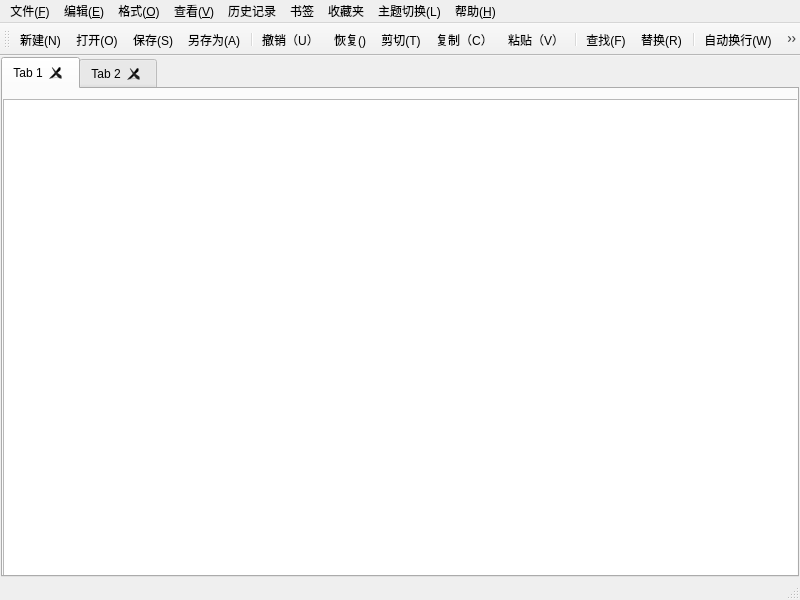
<?xml version="1.0" encoding="UTF-8"?>
<ui version="4.0">
 <class>MainWindow</class>
 <widget class="QMainWindow" name="MainWindow">
  <property name="geometry">
   <rect>
    <x>0</x>
    <y>0</y>
    <width>800</width>
    <height>600</height>
   </rect>
  </property>
  <property name="windowTitle">
   <string>MainWindow</string>
  </property>
  <widget class="QWidget" name="centralwidget">
   <layout class="QVBoxLayout" name="verticalLayout">
    <property name="spacing">
     <number>0</number>
    </property>
    <property name="leftMargin">
     <number>1</number>
    </property>
    <property name="topMargin">
     <number>1</number>
    </property>
    <property name="rightMargin">
     <number>1</number>
    </property>
    <property name="bottomMargin">
     <number>1</number>
    </property>
    <item>
     <widget class="QTabWidget" name="tabWidget">
      <property name="currentIndex">
       <number>0</number>
      </property>
      <property name="usesScrollButtons">
       <bool>true</bool>
      </property>
      <property name="tabsClosable">
       <bool>true</bool>
      </property>
      <property name="movable">
       <bool>false</bool>
      </property>
      <widget class="QWidget" name="tab">
       <attribute name="title">
        <string>Tab 1</string>
       </attribute>
       <widget class="CodeEditor" name="textEdit">
        <property name="geometry">
         <rect>
          <x>0</x>
          <y>10</y>
          <width>798</width>
          <height>491</height>
         </rect>
        </property>
        <property name="plainText">
         <string/>
        </property>
       </widget>
      </widget>
      <widget class="QWidget" name="tab_2">
       <attribute name="title">
        <string>Tab 2</string>
       </attribute>
      </widget>
     </widget>
    </item>
   </layout>
  </widget>
  <widget class="QMenuBar" name="menubar">
   <property name="geometry">
    <rect>
     <x>0</x>
     <y>0</y>
     <width>800</width>
     <height>18</height>
    </rect>
   </property>
   <widget class="QMenu" name="menu">
    <property name="title">
     <string>文件(&amp;F)</string>
    </property>
    <addaction name="actionNew"/>
    <addaction name="actionOpen"/>
    <addaction name="actionSave"/>
    <addaction name="actionSaveAs"/>
    <addaction name="action_Exit"/>
   </widget>
   <widget class="QMenu" name="menu_E">
    <property name="title">
     <string>编辑(&amp;E)</string>
    </property>
    <addaction name="action_Exit"/>
    <addaction name="actionUndo"/>
    <addaction name="actionCut"/>
    <addaction name="actionCopy"/>
    <addaction name="actionPaste"/>
    <addaction name="separator"/>
    <addaction name="actionFind"/>
    <addaction name="actionReplace"/>
    <addaction name="separator"/>
    <addaction name="actionSelectAll"/>
   </widget>
   <widget class="QMenu" name="menu_O">
    <property name="title">
     <string>格式(&amp;O)</string>
    </property>
    <addaction name="actionFont"/>
    <addaction name="actionFontColor"/>
    <addaction name="actionFontBackgroundColor"/>
    <addaction name="actionBackgroundColor"/>
    <addaction name="actionWrap"/>
   </widget>
   <widget class="QMenu" name="menu_V">
    <property name="title">
     <string>查看(&amp;V)</string>
    </property>
    <addaction name="actionToolbar"/>
    <addaction name="actionStatusBar"/>
   </widget>
   <widget class="QMenu" name="menu_H">
    <property name="title">
     <string>帮助(&amp;H)</string>
    </property>
    <addaction name="actionAbout"/>
   </widget>
   <widget class="QMenu" name="menu_2">
    <property name="tearOffEnabled">
     <bool>false</bool>
    </property>
    <property name="title">
     <string>主题切换(L)</string>
    </property>
    <property name="separatorsCollapsible">
     <bool>false</bool>
    </property>
    <property name="toolTipsVisible">
     <bool>false</bool>
    </property>
    <addaction name="actionDark"/>
    <addaction name="actionLight"/>
   </widget>
   <widget class="QMenu" name="recentFilesMenu">
    <property name="title">
     <string>历史记录</string>
    </property>
    <addaction name="actionclear"/>
   </widget>
   <widget class="QMenu" name="bookmarkmenu">
    <property name="title">
     <string>书签</string>
    </property>
    <addaction name="add"/>
    <addaction name="gotobookmark"/>
    <addaction name="remove"/>
    <addaction name="removeall"/>
   </widget>
   <widget class="QMenu" name="favorites">
    <property name="title">
     <string>收藏夹</string>
    </property>
    <addaction name="actionadd"/>
    <addaction name="actionremove"/>
    <addaction name="actionopen"/>
    <addaction name="actionremoveall"/>
   </widget>
   <addaction name="menu"/>
   <addaction name="menu_E"/>
   <addaction name="menu_O"/>
   <addaction name="menu_V"/>
   <addaction name="recentFilesMenu"/>
   <addaction name="bookmarkmenu"/>
   <addaction name="favorites"/>
   <addaction name="menu_2"/>
   <addaction name="menu_H"/>
  </widget>
  <widget class="QStatusBar" name="statusbar"/>
  <widget class="QToolBar" name="toolBar">
   <property name="windowTitle">
    <string>toolBar_2</string>
   </property>
   <attribute name="toolBarArea">
    <enum>TopToolBarArea</enum>
   </attribute>
   <attribute name="toolBarBreak">
    <bool>false</bool>
   </attribute>
   <addaction name="actionNew"/>
   <addaction name="actionOpen"/>
   <addaction name="actionSave"/>
   <addaction name="actionSaveAs"/>
   <addaction name="separator"/>
   <addaction name="actionUndo"/>
   <addaction name="actionRedo"/>
   <addaction name="actionCut"/>
   <addaction name="actionCopy"/>
   <addaction name="actionPaste"/>
   <addaction name="separator"/>
   <addaction name="actionFind"/>
   <addaction name="actionReplace"/>
   <addaction name="separator"/>
   <addaction name="actionWrap"/>
   <addaction name="separator"/>
   <addaction name="actionFont"/>
   <addaction name="actionToolbar"/>
   <addaction name="actionStatusBar"/>
  </widget>
  <action name="actionNew">
   <property name="icon">
    <iconset resource="image.qrc">
     <normaloff>:/image/new.png</normaloff>:/image/new.png</iconset>
   </property>
   <property name="text">
    <string>新建(&amp;N)</string>
   </property>
   <property name="toolTip">
    <string>新建</string>
   </property>
   <property name="shortcut">
    <string>Ctrl+N</string>
   </property>
   <property name="menuRole">
    <enum>QAction::MenuRole::NoRole</enum>
   </property>
  </action>
  <action name="actionOpen">
   <property name="icon">
    <iconset>
     <normaloff>:/image/open.png</normaloff>:/image/open.png</iconset>
   </property>
   <property name="text">
    <string>打开(&amp;O)</string>
   </property>
   <property name="toolTip">
    <string>打开</string>
   </property>
   <property name="shortcut">
    <string>Ctrl+O</string>
   </property>
   <property name="menuRole">
    <enum>QAction::MenuRole::NoRole</enum>
   </property>
  </action>
  <action name="actionSave">
   <property name="icon">
    <iconset resource="image.qrc">
     <normaloff>:/image/save.png</normaloff>:/image/save.png</iconset>
   </property>
   <property name="text">
    <string>保存(&amp;S)</string>
   </property>
   <property name="toolTip">
    <string>保存</string>
   </property>
   <property name="shortcut">
    <string>Ctrl+S</string>
   </property>
   <property name="menuRole">
    <enum>QAction::MenuRole::NoRole</enum>
   </property>
  </action>
  <action name="actionSaveAs">
   <property name="icon">
    <iconset resource="image.qrc">
     <normaloff>:/image/saveas.png</normaloff>:/image/saveas.png</iconset>
   </property>
   <property name="text">
    <string>另存为(&amp;A)</string>
   </property>
   <property name="menuRole">
    <enum>QAction::MenuRole::NoRole</enum>
   </property>
  </action>
  <action name="action_Exit">
   <property name="icon">
    <iconset theme="QIcon::ThemeIcon::ApplicationExit"/>
   </property>
   <property name="text">
    <string>退出(&amp;X)</string>
   </property>
   <property name="toolTip">
    <string>退出</string>
   </property>
   <property name="menuRole">
    <enum>QAction::MenuRole::NoRole</enum>
   </property>
  </action>
  <action name="actionUndo">
   <property name="icon">
    <iconset resource="image.qrc">
     <normaloff>:/image/chexiao.png</normaloff>:/image/chexiao.png</iconset>
   </property>
   <property name="text">
    <string>撤销（&amp;U）</string>
   </property>
   <property name="toolTip">
    <string>撤销</string>
   </property>
   <property name="shortcut">
    <string>Ctrl+Z</string>
   </property>
   <property name="menuRole">
    <enum>QAction::MenuRole::NoRole</enum>
   </property>
  </action>
  <action name="actionCut">
   <property name="icon">
    <iconset resource="image.qrc">
     <normaloff>:/image/jianqie.png</normaloff>:/image/jianqie.png</iconset>
   </property>
   <property name="text">
    <string>剪切(&amp;T)</string>
   </property>
   <property name="toolTip">
    <string>剪切</string>
   </property>
   <property name="shortcut">
    <string>Ctrl+X</string>
   </property>
   <property name="menuRole">
    <enum>QAction::MenuRole::NoRole</enum>
   </property>
  </action>
  <action name="actionCopy">
   <property name="icon">
    <iconset resource="image.qrc">
     <normaloff>:/image/copy.png</normaloff>:/image/copy.png</iconset>
   </property>
   <property name="text">
    <string>复制（&amp;C）</string>
   </property>
   <property name="toolTip">
    <string>复制</string>
   </property>
   <property name="shortcut">
    <string>Ctrl+C</string>
   </property>
   <property name="menuRole">
    <enum>QAction::MenuRole::NoRole</enum>
   </property>
  </action>
  <action name="actionPaste">
   <property name="icon">
    <iconset resource="image.qrc">
     <normaloff>:/image/zhantie.png</normaloff>:/image/zhantie.png</iconset>
   </property>
   <property name="text">
    <string>粘贴（&amp;V）</string>
   </property>
   <property name="toolTip">
    <string>粘贴</string>
   </property>
   <property name="shortcut">
    <string>Ctrl+V</string>
   </property>
   <property name="menuRole">
    <enum>QAction::MenuRole::NoRole</enum>
   </property>
  </action>
  <action name="actionFind">
   <property name="icon">
    <iconset resource="image.qrc">
     <normaloff>:/image/search.png</normaloff>:/image/search.png</iconset>
   </property>
   <property name="text">
    <string>查找(&amp;F)</string>
   </property>
   <property name="toolTip">
    <string>查找</string>
   </property>
   <property name="shortcut">
    <string>Ctrl+F</string>
   </property>
   <property name="menuRole">
    <enum>QAction::MenuRole::NoRole</enum>
   </property>
  </action>
  <action name="actionReplace">
   <property name="icon">
    <iconset resource="image.qrc">
     <normaloff>:/image/tihuan.png</normaloff>:/image/tihuan.png</iconset>
   </property>
   <property name="text">
    <string>替换(&amp;R)</string>
   </property>
   <property name="shortcut">
    <string>Ctrl+R</string>
   </property>
   <property name="menuRole">
    <enum>QAction::MenuRole::NoRole</enum>
   </property>
  </action>
  <action name="actionFont">
   <property name="icon">
    <iconset resource="image.qrc">
     <normaloff>:/image/font.png</normaloff>:/image/font.png</iconset>
   </property>
   <property name="text">
    <string>字体(&amp;F)</string>
   </property>
   <property name="toolTip">
    <string>字体</string>
   </property>
   <property name="menuRole">
    <enum>QAction::MenuRole::NoRole</enum>
   </property>
  </action>
  <action name="actionWrap">
   <property name="checkable">
    <bool>true</bool>
   </property>
   <property name="icon">
    <iconset resource="image.qrc">
     <normaloff>:/image/huanhang.png</normaloff>:/image/huanhang.png</iconset>
   </property>
   <property name="text">
    <string>自动换行(&amp;W)</string>
   </property>
   <property name="toolTip">
    <string>自动换行</string>
   </property>
   <property name="menuRole">
    <enum>QAction::MenuRole::NoRole</enum>
   </property>
  </action>
  <action name="actionToolbar">
   <property name="checkable">
    <bool>true</bool>
   </property>
   <property name="checked">
    <bool>true</bool>
   </property>
   <property name="icon">
    <iconset>
     <normaloff>:/image/gongjulan .png</normaloff>:/image/gongjulan .png</iconset>
   </property>
   <property name="text">
    <string>工具栏(&amp;T)</string>
   </property>
   <property name="toolTip">
    <string>工具栏</string>
   </property>
   <property name="menuRole">
    <enum>QAction::MenuRole::NoRole</enum>
   </property>
  </action>
  <action name="actionStatusBar">
   <property name="checkable">
    <bool>true</bool>
   </property>
   <property name="checked">
    <bool>true</bool>
   </property>
   <property name="icon">
    <iconset resource="image.qrc">
     <normaloff>:/image/zhuangtailan.png</normaloff>:/image/zhuangtailan.png</iconset>
   </property>
   <property name="text">
    <string>状态栏(&amp;S)</string>
   </property>
   <property name="toolTip">
    <string>状态栏</string>
   </property>
   <property name="menuRole">
    <enum>QAction::MenuRole::NoRole</enum>
   </property>
  </action>
  <action name="actionRedo">
   <property name="icon">
    <iconset resource="image.qrc">
     <normaloff>:/image/huifu.png</normaloff>:/image/huifu.png</iconset>
   </property>
   <property name="text">
    <string>恢复(&amp;)</string>
   </property>
   <property name="toolTip">
    <string>恢复</string>
   </property>
   <property name="shortcut">
    <string>Ctrl+Shift+Z</string>
   </property>
   <property name="menuRole">
    <enum>QAction::MenuRole::NoRole</enum>
   </property>
  </action>
  <action name="actionSelectAll">
   <property name="text">
    <string>全选(&amp;A)</string>
   </property>
   <property name="toolTip">
    <string>全选</string>
   </property>
   <property name="shortcut">
    <string>Ctrl+V</string>
   </property>
   <property name="menuRole">
    <enum>QAction::MenuRole::NoRole</enum>
   </property>
  </action>
  <action name="actionAbout">
   <property name="text">
    <string>关于(&amp;A)</string>
   </property>
   <property name="toolTip">
    <string>关于</string>
   </property>
   <property name="menuRole">
    <enum>QAction::MenuRole::NoRole</enum>
   </property>
  </action>
  <action name="actionFontColor">
   <property name="text">
    <string>字体颜色</string>
   </property>
   <property name="toolTip">
    <string>字体颜色</string>
   </property>
   <property name="menuRole">
    <enum>QAction::MenuRole::NoRole</enum>
   </property>
  </action>
  <action name="actionBackgroundColor">
   <property name="text">
    <string>编辑器背景色</string>
   </property>
   <property name="toolTip">
    <string>设置编辑器背景色</string>
   </property>
   <property name="menuRole">
    <enum>QAction::MenuRole::NoRole</enum>
   </property>
  </action>
  <action name="actionFontBackgroundColor">
   <property name="text">
    <string>字体背景色</string>
   </property>
   <property name="toolTip">
    <string>字体背景色</string>
   </property>
   <property name="menuRole">
    <enum>QAction::MenuRole::NoRole</enum>
   </property>
  </action>
  <action name="actionDark">
   <property name="checkable">
    <bool>false</bool>
   </property>
   <property name="checked">
    <bool>false</bool>
   </property>
   <property name="text">
    <string>深色模式</string>
   </property>
  </action>
  <action name="actionLight">
   <property name="checkable">
    <bool>false</bool>
   </property>
   <property name="checked">
    <bool>false</bool>
   </property>
   <property name="text">
    <string>浅色模式</string>
   </property>
  </action>
  <action name="actionclear">
   <property name="text">
    <string>清空历史</string>
   </property>
  </action>
  <action name="actionadd">
   <property name="text">
    <string>添加收藏文件</string>
   </property>
  </action>
  <action name="actionremove">
   <property name="text">
    <string>移除收藏文件</string>
   </property>
  </action>
  <action name="actionopen">
   <property name="text">
    <string>打开收藏夹</string>
   </property>
  </action>
  <action name="actionremoveall">
   <property name="text">
    <string>移除所有收藏文件</string>
   </property>
  </action>
  <action name="add">
   <property name="text">
    <string>添加书签</string>
   </property>
  </action>
  <action name="gotobookmark">
   <property name="text">
    <string>去往书签</string>
   </property>
  </action>
  <action name="remove">
   <property name="text">
    <string>移除单个书签</string>
   </property>
  </action>
  <action name="removeall">
   <property name="text">
    <string>移除所有书签</string>
   </property>
  </action>
 </widget>
 <customwidgets>
  <customwidget>
   <class>CodeEditor</class>
   <extends>QPlainTextEdit</extends>
   <header location="global">codeeditor.h</header>
  </customwidget>
 </customwidgets>
 <resources>
  <include location="image.qrc"/>
 </resources>
 <connections/>
</ui>
